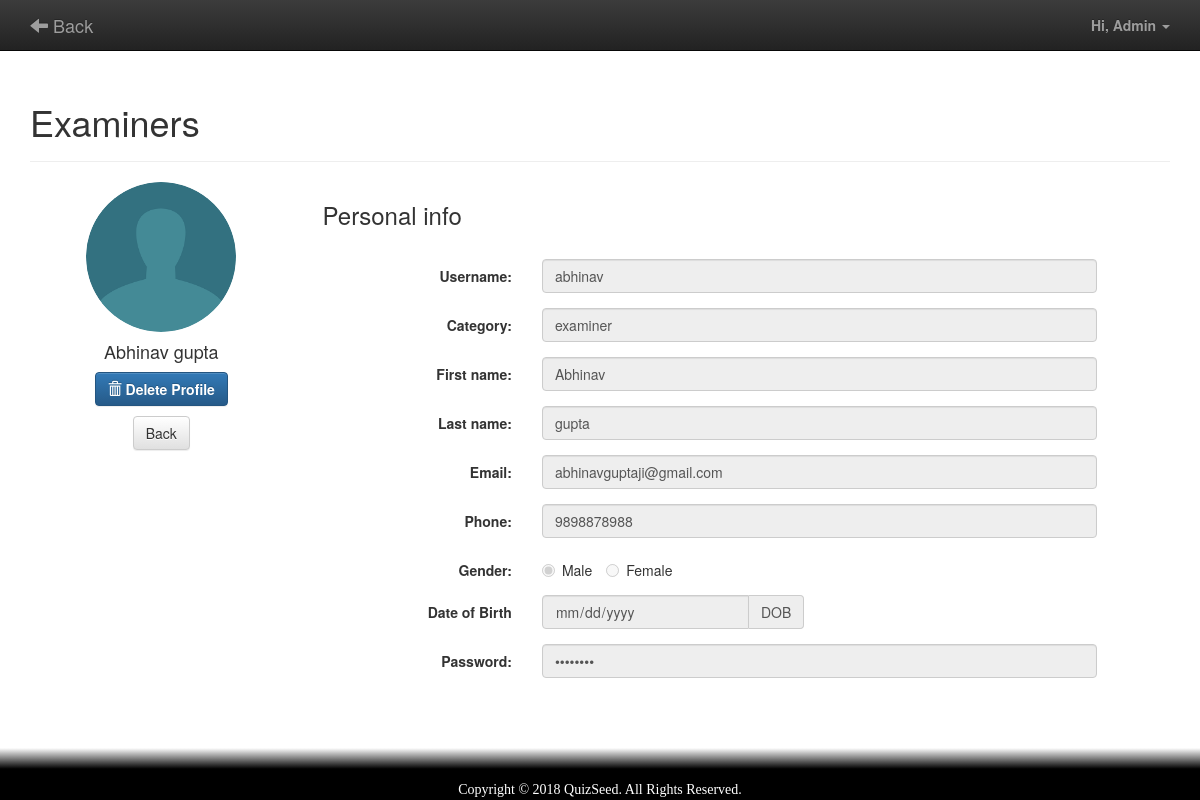
The app's page /admin_editExaminer.php?mode=view&uname=abhinav (signed in) with its own data.
### tables this page shows
CREATE TABLE IF NOT EXISTS `user` (
  `uname` varchar(50) NOT NULL COMMENT 'User Name',
  `pass` varchar(50) NOT NULL COMMENT 'Password',
  `cat` varchar(15) NOT NULL COMMENT 'Category',
  `fname` varchar(15) NOT NULL COMMENT 'First Name',
  `lname` varchar(16) NOT NULL COMMENT 'Last Name',
  `email` varchar(50) NOT NULL COMMENT 'E Mail',
  `phn` varchar(16) NOT NULL COMMENT 'Phone Number',
  `gender` varchar(2) NOT NULL COMMENT 'Gender',
  `dob` date NOT NULL COMMENT 'Date of Birth',
  `pic` varchar(6) NOT NULL COMMENT 'Picture Extension'
);

### admin_editExaminer.php (the view, shortened to what this page needs)
<?php
	require 'include/functions.php';
	$pic = "ProfilePic/";
	$examiner = array();
	$con = mysqli_connect($db_host,$db_user,$db_pass,$db_name);
	$sql = "SELECT * FROM user WHERE cat='examiner'";
	$result = mysqli_query($con, $sql);
	if (mysqli_num_rows($result) > 0)
	{
		while($row = mysqli_fetch_assoc($result))
		{
			$examiner[] = $row;
		}
	}
	$msg="";
?>
<html>
	<head>
		<?php require 'include/head.php'; ?>
	</head>
	<body>
		<div class="container-fluid">
			<header class="navbar navbar-inverse navbar-fixed-top">
				<div class="container">
					<nav class="navbar-header">
						<a class="navbar-brand logo" href="admin_home.php">
							<span> <span class="glyphicon glyphicon-arrow-left"></span> Back </span>
						</a>
					</nav>
					<nav class="collapse navbar-collapse" id="ShowNav">
							<ul class="nav navbar-nav navbar-right">
								<li class="dropdown">
									<a href="#"  class="dropdown-toggle" data-toggle="dropdown">
										<b class="text-capitalize">Hi, <?php echo $_SESSION["uname"]; ?> </b> <i class="caret"></i>
									</a>
								</li>
							</ul>
					</nav>
				</div>
			</header>
			<main class="row">
				<div class="container">
					<h1>Examiners</h1>
					<hr>
					<div class="row">
						<div class="col-md-12">
								<?php
								if(!isset($_GET['mode']))
								{
											echo $msg;
											echo "<div class='row'> <a href='admin_editExaminer.php?mode=add' class='btn btn-success'>Add Examiner </a> </div><br>";
											echo  '<div class="row">
													<div class="table-responsive">
														<table class="table">
														    <thead>
															<tr class="active">
																<th>S.N.</th>
																<th>User Name</th>
																<th>Name</th>
																<th>Email</th>
																<th>Gender</th>
																<th></th>
																<th></th>
															</tr>
															</thead>';
											$count = 0;
											foreach($examiner as $loop)
											{
												echo '<tr><td>'.++$count.'</td>';
												echo '<td>'.$loop['uname'].'</td>';
												echo '<td class="text-capitalize">'. ($loop['fname']==""?"N/A":$loop['fname']." ".$loop['lname']). '</td>';
												echo '<td>'. ($loop['email']==""?"N/A":$loop['email']).'</td>';
												echo '<td>'. ($loop['gender']==""?"N/A":$loop['gender']).'</td>';
												echo '<td>
													<a title="Open Profile" href="admin_editExaminer.php?mode=view&uname='.$loop['uname'].'"><b><span class="glyphicon glyphicon-folder-open" aria-hidden="true"></span></b></a></td>';
												echo '<td>
												<a title="Delete Profile" href="admin_editExaminer.php?mode=del&uname='.$loop['uname'].'"><b><span class="glyphicon glyphicon-trash" aria-hidden="true"></span></b></a></td></tr>';
											}
											echo '</table></div></div>';
								}
								else
								{
									if($_GET['mode']=="add")
									{
										if(!( isset($_POST['uname']) && isset($_POST['pass']) ))
										{
										?>
										<div class="col-md-6 col-md-offset-3">
										<div class="jumbotron">
										  <h2>Add New Examiner</h2>
										  <form action="admin_editExaminer.php?mode=add" method="post">
											<div class="form-group">
											  <label for="uname">User Name:</label>
											  <input type="uname" class="form-control" id="uname" placeholder="Enter User Name" name="uname">
											</div>
											<div class="form-group">
											  <label for="pwd">Password:</label>
											  <input type="password" class="form-control" id="pwd" placeholder="Enter password" name="pass">
											</div>
											  <br>
											  <a href="admin_editExaminer.php" class="btn btn-default">Cancel</a>
											<input type="submit" class="btn btn-primary" value="Add New Examiner">
										  </form>
										</div>
										</div>
										<?php
										}
										else
										{
												$name = $nameErr = "";
												$pass = $passErr = "";
												if (empty($_POST["uname"]))
												{
													$nameErr = $alert_warning."User Name is required".$alert_end;
												}
												else
												{
													$name = test_input($_POST["uname"]);
													if (!preg_match("/^[a-zA-Z0-9]{4,}+$/",$name))
													{
														$nameErr = $alert_danger."Only letters are allowed".$alert_end;
													}
												}
												if (empty($_POST["pass"]))
												{
													$passErr = $alert_warning."Password is required".$alert_end;
												}
												else
												{
													$pass = test_input($_POST["pass"]);
													if (!preg_match('/^(?=.*\d)(?=.*[A-Za-z])[0-9A-Za-z!@#$%]{6,}$/', $pass))
													{
														$passErr = $alert_danger."Password does not meet the requirements!".$alert_end;
													}
												}
											echo $nameErr;
											echo $passErr;
											if(empty($nameErr) && empty($passErr))
											{
												$con = mysqli_connect($db_host,$db_user,$db_pass,$db_name);
												if (!$con)
												{
													die("Connection failed: " . mysqli_connect_error());
												}
												$sql = "INSERT INTO user (uname,pass,cat)
														VALUES ('$name', '$pass','examiner')";
												if (mysqli_query($con, $sql))
												{
													echo $alert_success,"Account Created",$alert_end;
													echo "<a href='admin_editExaminer.php?mode=add' class='btn btn-success'>Continue....</a><br>";
												}
												else
												{
													echo $alert_danger,"Username Already Exist",$alert_end;
													echo "<a href='admin_editExaminer.php?mode=add' class='btn btn-success'>Please Try Again</a><br>";
												}
												mysqli_close($con);
											}
											else
											{
												echo "<a href='admin_editExaminer.php?mode=add' class='btn btn-success'>Please Try Again</a><br>";
											}
										}
									}
									else if($_GET['mode']=="view" && isset($_GET['uname'])){
										foreach($examiner as $loop)
										{
											if($loop['uname'] == $_GET['uname'])
											{
														if(!empty($loop["pic"]))
														{
															$pic = $pic."".$loop["uname"].".".$loop["pic"];
															if(!file_exists($pic))
															{
																	$pic = "./images/default.png";
															}
															else
															{
																	$pic = $pic."?".mt_rand(1,100);
															}
														}
														else
														{
															$pic = "./images/default.png";
														}
							?>
						<div class="row">
						  <div class="col-md-3">
							<div class="text-center">
							  <img src="<?php echo $pic; ?>" width="150" height="150" class="avatar img-circle" alt="avatar">
							  <h4><?php echo $loop['fname']," ",$loop['lname']; ?></h4>
								<h4>
									<a title="Delete Profile" href="admin_editExaminer.php?mode=del&uname=
									<?php echo $loop['uname'];?>" class="btn btn-primary"><b><span class="glyphicon glyphicon-trash" aria-hidden="true"></span> Delete Profile</b></a>
								</h4>
								<h4>
									<a href="admin_editExaminer.php" class="btn btn-default">Back</a>
								</h4>
							</div>
						  </div>
						  <div class="col-md-9">
							<h3>Personal info</h3>
							<br>
							<form class="form-horizontal" role="form">
								<div class="form-group">
								<label class="col-md-3 control-label">Username:</label>
								<div class="col-md-8">
								  <input class="form-control" type="text" value="<?php echo $loop['uname']; ?>" disabled>
								</div>
							  </div>
								<div class="form-group">
								<label class="col-md-3 control-label">Category:</label>
								<div class="col-md-8">
								  <input class="form-control" type="text" value="<?php echo $loop['cat']; ?>" disabled>
								</div>
							  </div>
								<div class="form-group">
								<label class="col-lg-3 control-label">First name:</label>
								<div class="col-lg-8">
								  <input class="form-control" type="text" value="<?php echo $loop['fname']; ?>" disabled>
								</div>
							  </div>
							  <div class="form-group">
								<label class="col-lg-3 control-label">Last name:</label>
								<div class="col-lg-8">
								  <input class="form-control" type="text" value="<?php echo $loop['lname']; ?>"  disabled>
								</div>
							  </div>
							  <div class="form-group">
								<label class="col-lg-3 control-label">Email:</label>
								<div class="col-lg-8">
								  <input class="form-control" type="email" value="<?php echo $loop['email']; ?>"  disabled>
								</div>
							  </div>
							  <div class="form-group">
								<label class="col-lg-3 control-label">Phone:</label>
								<div class="col-lg-8">
								  <input class="form-control" type="text" value="<?php echo $loop['phn']; ?>"  disabled>
								</div>
							  </div>
								<div class="form-group">
								  <label class="col-lg-3 control-label" for="gender">Gender:</label>
							<?php
							if($loop['gender']=='M')
							{
							?>
								  <div class="col-lg-4">
									<label class="radio-inline" for="male">
									  <input id="male" checked="checked" type="radio" disabled>
									  Male
									</label>
									<label class="radio-inline" for="female">
									  <input id="female" type="radio" disabled>
									  Female
									</label>
								  </div>
							<?php
							}
							?>
								</div>
								<div class="form-group">
								  <label class="col-md-3 control-label" for="dob">Date of Birth</label>
								  <div class="col-md-4">
									<div class="input-group">
									  <input id="dob" name="dob" class="form-control" value="<?php echo $loop['dob']; ?>" type="date"  disabled>
									  <span class="input-group-addon">DOB</span>
									</div>
								  </div>
								</div>
							  <div class="form-group">
								<label class="col-md-3 control-label">Password:</label>
								<div class="col-md-8">
								  <input class="form-control" type="password" value="xxxxxxxx"  disabled>
								</div>
							  </div>
							</form>
						  </div>
					  </div>
							<br>
							<br>
							<br>
							<br>
							<?php
											}
										}
									}
									else
									{
										header('Location:admin_editExaminer.php');
									}
								}
								?>
						</div>
					</div>
				</div>
			</main>
			<footer class="navbar navbar-fixed-bottom mainFooter blackFooter">Copyright &copy; <?php echo date('Y')?> QuizSeed. All Rights Reserved.</footer>
		</div>
	</body>
</html>

### css/style.css (style rules this page uses)
main { min-height: 100vh; padding-top: 7%; background: rgba(255,255,255,.2); }
.mainFooter { color: white; font-family:normal; text-align:center ; padding-top: 4vh; border: none; }
.blackFooter { background : linear-gradient(to top, rgb(0,0,0) 60% , rgba(255,255,255,0.01) 100%); }

### records on screen
user: fname "Abhinav", lname "gupta", uname "abhinav", cat "examiner", email "abhinavguptaji@gmail.com", phn "9898878988"

### other values on screen
$_SESSION["uname"] "Admin"
